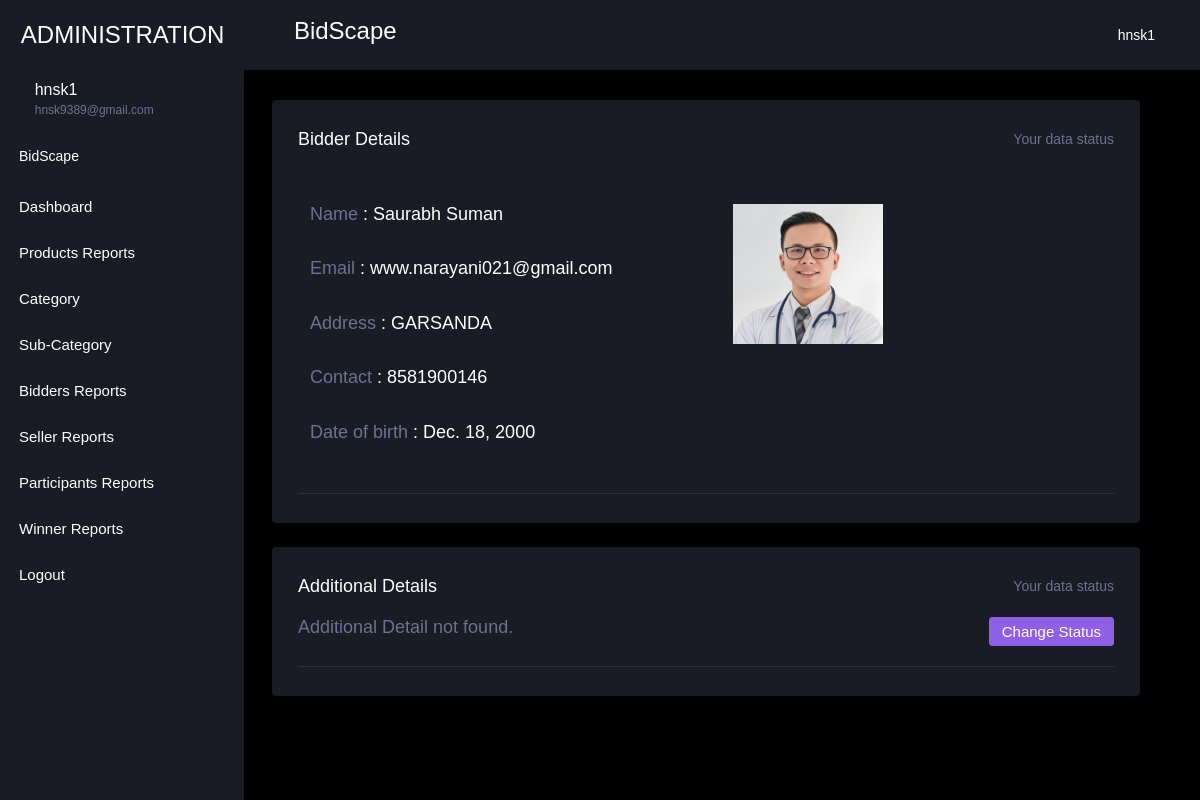
Screenshot of /bidder_detail/2 (signed in) with the database file from the repository.
### bid_app/models.py (models this page shows, shortened)
class AuctionUser(models.Model):
    user = models.ForeignKey(User,on_delete=models.CASCADE,null=True, blank=True)
    dob = models.DateField(null=True, blank=True)
    address = models.CharField(max_length=100,null=True, blank=True)
    contact = models.CharField(max_length=10,null=True, blank=True)
    image = models.FileField(null=True, blank=True)
    user_type = models.CharField(max_length=100,null=True, blank=True)
    status = models.CharField(max_length=100,null=True, blank=True, default="pending")
    membership = models.ForeignKey(Member_fee,on_delete=models.CASCADE,null=True, blank=True)
    created = models.DateTimeField(auto_now_add=True)
    bank_statement = models.FileField(null=True, blank=True)
    account_number = models.CharField(max_length=100,null=True, blank=True)
    agree = models.BooleanField(null=True, blank=True)
    email_verification = models.BooleanField(null=True, blank=True)
    otp = models.CharField(max_length=100,null=True, blank=True)

### bid_app/views.py (the view)
# urls.py: path('bidder_detail/<int:pid>', bidder_detail, name="bidder_detail"),
def bidder_detail(request,pid):
    if not request.user.is_authenticated:
        return redirect('loginadmin')
    data = AuctionUser.objects.get(id=pid)
    d = {'data':data}
    return render(request,'administration/bidder_detail.html',d)

### bid_app/templates/administration/bidder_detail.html
{% extends 'administration/index.html' %}
{% load static %}
{% block body %}
{% load custom_tags %}
<div class="main-panel">
    <div class="content-wrapper">
      <div class="row">
        <div class="col-md-12 grid-margin stretch-card">
          <div class="card">
            <div class="card-body">
              <div class="d-flex flex-row justify-content-between">
                <h4 class="card-title mb-1">Bidder Details</h4>
                <p class="text-muted mb-1">Your data status</p>
              </div>
              <div class="row">
                <div class="col-12">
                  <div class="preview-list">
                    <div class="preview-item border-bottom">
                        <div class="col-md-6"><hr>
                            <h4><span class="text-muted mb-1">Name </span>:  {{data.user.first_name}} {{data.user.last_name}}</h4><hr>
                            <h4><span class="text-muted mb-1">Email </span>:  {{data.user.email}}</h4><hr>
                            <h4><span class="text-muted mb-1">Address </span>: {{data.address}}</h4><hr>
                            <h4><span class="text-muted mb-1">Contact </span>: {{data.contact}}</h4><hr>
                            <h4><span class="text-muted mb-1">Date of birth </span>: {{data.dob}}</h4><hr>
                        </div>
                      <div class="preview-item-content d-sm-flex flex-grow">
                        <div class="col-md-6" style="height:100px;"><hr>
                            <h4>  <img src="{{data.image.url}}" style="width:150px;height:140px"></h4>
                        </div>
                      </div>
                    </div>
                  </div>
                </div>
              </div>
            </div>
          </div>
        </div>
      </div>
      <div class="row">
        <div class="col-md-12 grid-margin stretch-card">
          <div class="card">
            <div class="card-body">
              <div class="d-flex flex-row justify-content-between">
                <h4 class="card-title mb-1">Additional Details</h4>
                <p class="text-muted mb-1">Your data status</p>
              </div>
              <div class="row">
                <div class="col-12">
                  <div class="preview-list">
                    <div class="preview-item border-bottom">
                        {% if data.pan_card %}
                        <div class="col-md-6"><hr>
                            <h4><span class="text-muted mb-1">Bank Statement </span>: <a href="{{data.bank_statement.url}}" target="_blank" class="btn btn-info"> view</a></h4><hr>
                        </div>
                      <div class="preview-item-content d-sm-flex flex-grow">
                        <div class="col-md-6"><hr>
                            <h4><span class="text-muted mb-1">Bank Account number </span>: {{data.account_number}}</h4><hr>
                        </div>
                        {% else %}
                        <h4><span class="text-muted mb-1">Additional Detail not found.</span></h4><hr>
                        {% endif %}
                        <a href="{% url 'change_user_status' data.id %}" onclick="return confirm('Are you sure to change status?')"><button class="btn btn-info">Change Status</button></a>
                      </div>
                    </div>
                  </div>
                </div>
              </div>
            </div>
          </div>
        </div>
      </div>
    </div>
    {% endblock %}

### bid_app/templates/administration/index.html (shortened to what this page needs)
<!DOCTYPE html>
{% load static %}
<html lang="en">
  <head>
    <link rel="stylesheet" href="{% static 'administration/assets/vendors/mdi/css/materialdesignicons.min.css' %}">
    <link rel="stylesheet" href="{% static 'administration/assets/vendors/css/vendor.bundle.base.css' %}">
    <link rel="stylesheet" href="{% static 'administration/assets/vendors/jvectormap/jquery-jvectormap.css' %}">
    <link rel="stylesheet" href="{% static 'administration/assets/vendors/flag-icon-css/css/flag-icon.min.css' %}">
    <link rel="stylesheet" href="{% static 'administration/assets/vendors/owl-carousel-2/owl.carousel.min.css' %}">
    <link rel="stylesheet" href="{% static 'administration/assets/vendors/owl-carousel-2/owl.theme.default.min.css' %}">
    <link rel="stylesheet" href="{% static 'administration/assets/css/style.css' %}">
  </head>
  <body>
    <div class="container-scroller">
      <nav class="sidebar sidebar-offcanvas" id="sidebar">
        <div class="sidebar-brand-wrapper d-none d-lg-flex align-items-center justify-content-center fixed-top">
          <a class="sidebar-brand brand-logo" href="#" style="color:white">ADMINISTRATION</a>
        </div>
        <ul class="nav">
          <li class="nav-item profile">
            <div class="profile-desc">
              <div class="profile-pic">
                <div class="profile-name">
                  <h5 class="mb-0 font-weight-normal">{{request.user.username}}</h5>
                  <span>{{request.user.email}}</span>
                </div>
              </div>
              <a href="#" id="profile-dropdown" data-toggle="dropdown"><i class="mdi mdi-dots-vertical"></i></a>
            </div>
          </li>
          <li class="nav-item nav-category">
            <span class="nav-link" style="color:white;">BidScape</span>
          </li>
          <li class="nav-item menu-items">
            <a class="nav-link" href="/admin-home">
              <span class="menu-title" style="color:white;">Dashboard</span>
            </a>
          </li>
          <li class="nav-item menu-items">
            <a class="nav-link" href="/admin_view_product">
              <span class="menu-title"style="color:white;">Products Reports</span>
            </a>
          </li>
          <li class="nav-item menu-items">
            <a class="nav-link" data-toggle="collapse" href="#ui-basic-1" aria-expanded="false" aria-controls="ui-basic">
              <span class="menu-title" style="color:white;">Category</span>
              <i class="menu-arrow"></i>
            </a>
          </li>
          <li class="nav-item menu-items">
            <a class="nav-link" data-toggle="collapse" href="#ui-basic-2" aria-expanded="false" aria-controls="ui-basic">
              <span class="menu-title" style="color:white;">Sub-Category</span>
              <i class="menu-arrow"></i>
            </a>
          </li>
          <li class="nav-item menu-items">
            <a class="nav-link" href="/view_buyer_user">
              <span class="menu-title" style="color:white;">Bidders Reports</span>
            </a>
          </li>
          <li class="nav-item menu-items">
            <a class="nav-link" href="/view_seller_user">
              <span class="menu-title" style="color:white;">Seller Reports</span>
            </a>
          </li>
          <li class="nav-item menu-items">
            <a class="nav-link" href="/view_participants">
              <span class="menu-title" style="color:white;">Participants Reports</span>
            </a>
          </li>
          <li class="nav-item menu-items">
            <a class="nav-link" href="/view_winner">
              <span class="menu-title" style="color:white;">Winner Reports</span>
            </a>
          </li>
          <li class="nav-item menu-items">
            <a class="nav-link" href="/logout">
              <span class="menu-title" style="color:white;">Logout</span>
            </a>
          </li>
        </ul>
      </nav>
      <div class="container-fluid page-body-wrapper">
        <nav class="navbar p-0 fixed-top d-flex flex-row">
          <div class="navbar-menu-wrapper flex-grow d-flex align-items-stretch">
            <button class="navbar-toggler navbar-toggler align-self-center" type="button" data-toggle="minimize">
              <span class="mdi mdi-menu"></span>
            </button>
            <ul class="navbar-nav w-100">
              <li class="nav-item w-100">
                <h3>BidScape</h3>
              </li>
            </ul>
            <ul class="navbar-nav navbar-nav-right">
              <li class="nav-item dropdown">
                <a class="nav-link" id="profileDropdown" href="#" data-toggle="dropdown">
                  <div class="navbar-profile">
                    <p class="mb-0 d-none d-sm-block navbar-profile-name">{{request.user.username}}</p>
                    <i class="mdi mdi-menu-down d-none d-sm-block"></i>
                  </div>
                </a>
              </li>
            </ul>
          </div>
        </nav>
        {% block body %}{% endblock %}
          <footer class="footer">
          </footer>
        </div>
      </div>
  </body>
</html>

### rows the page displays
AuctionUser: user.first_name "Saurabh", user.last_name "Suman", user.email "www.narayani021@gmail.com", address "GARSANDA", contact "8581900146", dob "Dec. 18, 2000", image (picture)

### other values shown
{{ request.user.username }} "hnsk1"
{{ request.user.email }} "hnsk9389@gmail.com"
